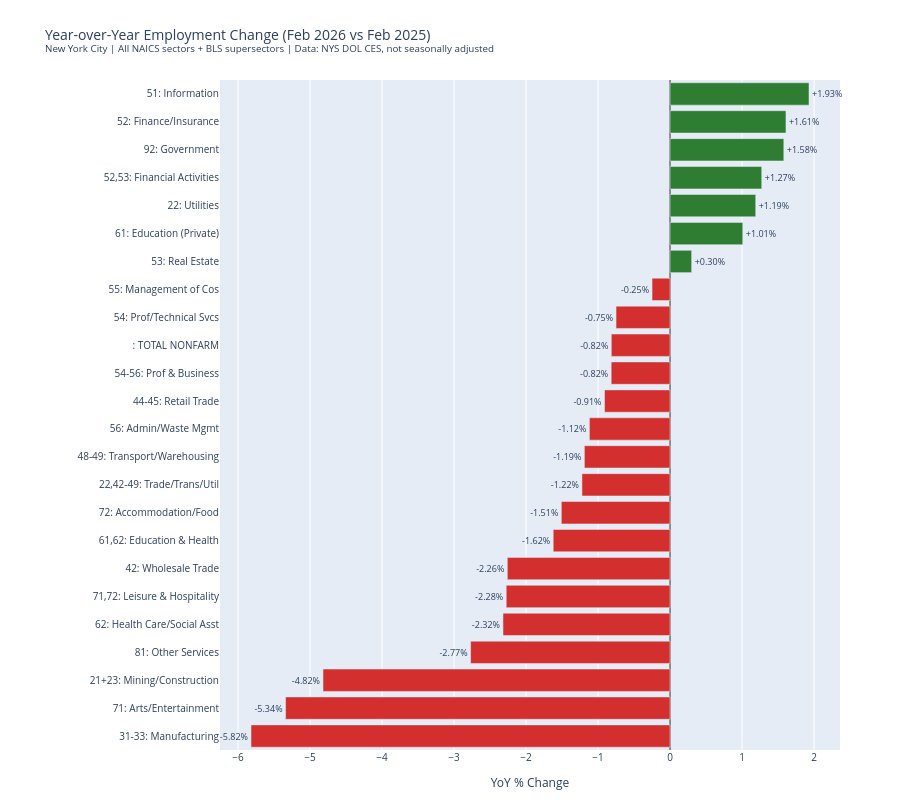

Here is the notebook cell this chart was saved with:
### Markdown cell above
---
## Step 2.10: Chart 1 — YoY % Change by Industry

All 18 individual NAICS sectors plus 5 BLS supersectors and Total Nonfarm.

### Code cell
chart_rows = []
for _, row in df.sort_values('YoY %', ascending=True).iterrows():
    chart_rows.append({'label': f"{row['NAICS']}: {short[row['Industry']]}", 'YoY %': row['YoY %']})

for srow in sorted(super_yoy, key=lambda x: x['YoY %']):
    chart_rows.append({'label': f"{srow['NAICS']}: {srow['Industry']}", 'YoY %': srow['YoY %']})

chart_df = pd.DataFrame(chart_rows).sort_values('YoY %')
colors = ['#d32f2f' if x < 0 else '#2e7d32' for x in chart_df['YoY %']]

fig = go.Figure()
fig.add_trace(go.Bar(
    y=chart_df['label'], x=chart_df['YoY %'], orientation='h',
    marker_color=colors,
    text=[f"{x:+.2f}%" for x in chart_df['YoY %']],
    textposition='outside', textfont_size=9, cliponaxis=False,
))

fig.update_layout(
    title='Year-over-Year Employment Change (Feb 2026 vs Feb 2025)<br><sup>New York City | All NAICS sectors + BLS supersectors | Data: NYS DOL CES, not seasonally adjusted</sup>',
    xaxis_title='YoY % Change', yaxis_title='', height=800, showlegend=False,
    xaxis=dict(zeroline=True, zerolinecolor='#333', zerolinewidth=1),
    margin=dict(l=220, r=60, t=80, b=50), font=dict(size=10),
)
fig.show()

### Figure 1 — Plotly figure (JSON) as saved in the notebook; plotly's stock layout.template omitted (floating-point values rounded to 4 significant figures)
{"data": [{"cliponaxis": false, "marker": {"color": ["#d32f2f", "#d32f2f", "#d32f2f", "#d32f2f", "#d32f2f", "#d32f2f", "#d32f2f", "#d32f2f", "#d32f2f", "#d32f2f", "#d32f2f", "#d32f2f", "#d32f2f", "#d32f2f", "#d32f2f", "#d32f2f", "#d32f2f", "#2e7d32", "#2e7d32", "#2e7d32", "#2e7d32", "#2e7d32", "#2e7d32", "#2e7d32"]}, "orientation": "h", "text": ["-5.82%", "-5.34%", "-4.82%", "-2.77%", "-2.32%", "-2.28%", "-2.26%", "-1.62%", "-1.51%", "-1.22%", "-1.19%", "-1.12%", "-0.91%", "-0.82%", "-0.82%", "-0.75%", "-0.25%", "+0.30%", "+1.01%", "+1.19%", "+1.27%", "+1.58%", "+1.61%", "+1.93%"], "textfont": {"size": 9}, "textposition": "outside", "type": "bar", "x": [-5.82, -5.34, -4.82, -2.77, -2.32, -2.275, -2.26, -1.623, -1.51, -1.223, -1.19, -1.12, -0.91, -0.8173, -0.8157, -0.75, -0.25, 0.3, 1.01, 1.19, 1.274, 1.58, 1.61, 1.93], "y": ["31-33: Manufacturing", "71: Arts/Entertainment", "21+23: Mining/Construction", "81: Other Services", "62: Health Care/Social Asst", "71,72: Leisure & Hospitality", "42: Wholesale Trade", "61,62: Education & Health", "72: Accommodation/Food", "22,42-49: Trade/Trans/Util", "48-49: Transport/Warehousing", "56: Admin/Waste Mgmt", "44-45: Retail Trade", "54-56: Prof & Business", ": TOTAL NONFARM", "54: Prof/Technical Svcs", "55: Management of Cos", "53: Real Estate", "61: Education (Private)", "22: Utilities", "52,53: Financial Activities", "92: Government", "52: Finance/Insurance", "51: Information"]}], "layout": {"font": {"size": 10}, "height": 800, "margin": {"b": 50, "l": 220, "r": 60, "t": 80}, "showlegend": false, "title": {"text": "Year-over-Year Employment Change (Feb 2026 vs Feb 2025)<br><sup>New York City | All NAICS sectors + BLS supersectors | Data: NYS DOL CES, not seasonally adjusted</sup>"}, "xaxis": {"title": {"text": "YoY % Change"}, "zeroline": true, "zerolinecolor": "#333", "zerolinewidth": 1}, "yaxis": {"title": {"text": ""}}}}
